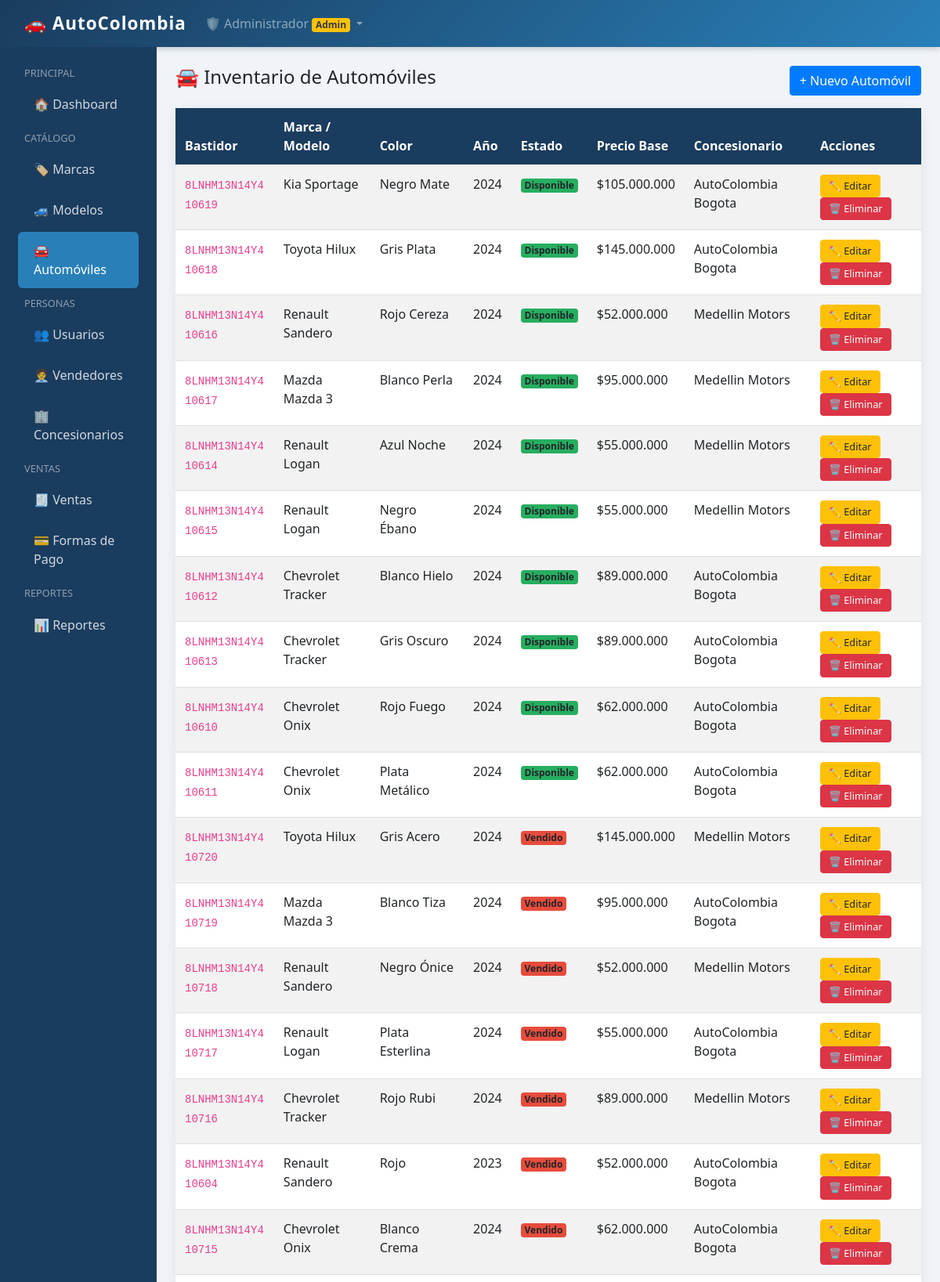
Page /app/view/admin/automoviles/listar.php (signed in, upper part) on the committed database.
### tables this page shows
CREATE TABLE automovil (
    num_bastidor     VARCHAR(17) PRIMARY KEY,
    id_modelo        INT NOT NULL,
    color            VARCHAR(50),
    anio_fabricacion YEAR,
    estado           ENUM('disponible','vendido','reservado') DEFAULT 'disponible',
    ubicacion        ENUM('concesionario','servicio_oficial') DEFAULT 'concesionario',
    id_concesionario INT NOT NULL,
    id_servicio      INT NULL,
    fecha_ingreso    DATE,
    FOREIGN KEY (id_modelo)
        REFERENCES modelo(id_modelo)
        ON UPDATE CASCADE ON DELETE RESTRICT,
    FOREIGN KEY (id_concesionario)
        REFERENCES concesionario(id_concesionario)
        ON UPDATE CASCADE ON DELETE RESTRICT,
    FOREIGN KEY (id_servicio)
        REFERENCES servicio_oficial(id_servicio)
        ON UPDATE CASCADE ON DELETE SET NULL
);

CREATE TABLE marca (
    id_marca    INT AUTO_INCREMENT PRIMARY KEY,
    nombre      VARCHAR(50) NOT NULL UNIQUE,
    pais_origen VARCHAR(50),
    descripcion TEXT
);

CREATE TABLE modelo (
    id_modelo        INT AUTO_INCREMENT PRIMARY KEY,
    nombre           VARCHAR(100) NOT NULL,
    id_marca         INT NOT NULL,
    precio_base      DECIMAL(12,2) NOT NULL,
    descuento        DECIMAL(5,2) DEFAULT 0.00,
    potencia_fiscal  DECIMAL(8,2),
    cilindrada       INT,
    tipo_combustible ENUM('gasolina','diesel','hibrido','electrico','gas'),
    num_puertas      INT,
    num_plazas       INT,
    descripcion      TEXT,
    activo           BOOLEAN DEFAULT TRUE,
    FOREIGN KEY (id_marca)
        REFERENCES marca(id_marca)
        ON UPDATE CASCADE ON DELETE RESTRICT
);

CREATE TABLE concesionario (
    id_concesionario INT AUTO_INCREMENT PRIMARY KEY,
    nombre           VARCHAR(100) NOT NULL,
    domicilio        VARCHAR(200) NOT NULL,
    nif              VARCHAR(20)  NOT NULL UNIQUE,
    telefono         VARCHAR(20),
    email            VARCHAR(100)
);

### config/conexionBD.php (called while the page is built)
<?php
class Conectar
{
    public static function conec()
    {
        $host = "localhost";
        $user = "root";
        $pass = "admin";
        $db_name = "concesionario_db";
        $link = mysqli_connect($host, $user, $pass)
            or die("ERROR al conectar a MySQL: " . mysqli_connect_error());
        mysqli_select_db($link, $db_name)
            or die("ERROR al seleccionar la BD: " . mysqli_error($link));
        mysqli_set_charset($link, "utf8");
        return $link;
    }
}

### app/model/auto.php (called while the page is built, shortened)
<?php
require_once __DIR__ . '/../../config/conexionBD.php';
class Auto
{
    public function listar()
    {
        $sql = "SELECT a.*,
                       mo.nombre    AS nombre_modelo,
                       ma.nombre    AS nombre_marca,
                       mo.precio_base,
                       c.nombre     AS nombre_concesionario
                FROM automovil a
                INNER JOIN modelo mo        ON a.id_modelo        = mo.id_modelo
                INNER JOIN marca  ma        ON mo.id_marca         = ma.id_marca
                INNER JOIN concesionario c  ON a.id_concesionario  = c.id_concesionario
                ORDER BY a.fecha_ingreso DESC";
        $res = mysqli_query(Conectar::conec(), $sql);
        $data = [];
        while ($row = mysqli_fetch_assoc($res)) {
            $data[] = $row;
        }
        return $data;
    }
}

### app/view/admin/automoviles/listar.php (the view, shortened to what this page needs)
<!doctype html>
<html lang="es">
<head>
    <link rel="stylesheet" href="/ProyFinal/public/css/bootstrap.min.css">
    <link rel="stylesheet" href="/ProyFinal/public/css/sweetalert2.min.css">
    <link rel="stylesheet" href="/ProyFinal/public/css/style.css">
</head>
<body>
<?php
require_once __DIR__ . '/../../../../app/model/auto.php';
$obj           = new Auto();
$automoviles   = $obj->listar();
$es_admin = ($_SESSION['perfil'] === 'admin');
?>
<?php include('../navbar.php'); ?>
        <main class="col-md-10 ms-sm-auto px-4 py-4">
            <div class="d-flex justify-content-between align-items-center mb-3">
                <h4>🚘 Inventario de Automóviles</h4>
                <?php if ($es_admin): ?>
                <button class="btn btn-primary" data-bs-toggle="modal" data-bs-target="#modalAuto">
                    + Nuevo Automóvil
                </button>
                <?php endif; ?>
            </div>
            <div class="card">
                <div class="card-body p-0">
                    <div class="table-responsive">
                        <table class="table table-hover table-striped mb-0">
                            <thead>
                                <tr>
                                    <th>Bastidor</th>
                                    <th>Marca / Modelo</th>
                                    <th>Color</th>
                                    <th>Año</th>
                                    <th>Estado</th>
                                    <th>Precio Base</th>
                                    <th>Concesionario</th>
                                    <?php if ($es_admin): ?><th>Acciones</th><?php endif; ?>
                                </tr>
                            </thead>
                            <tbody>
                            <?php if (empty($automoviles)): ?>
                                <tr><td colspan="8" class="text-center py-3 text-muted">No hay automóviles registrados</td></tr>
                            <?php else: ?>
                            <?php foreach ($automoviles as $a): ?>
                                <tr>
                                    <td><code><?= htmlspecialchars($a['num_bastidor']) ?></code></td>
                                    <td><?= htmlspecialchars($a['nombre_marca'] . ' ' . $a['nombre_modelo']) ?></td>
                                    <td><?= htmlspecialchars($a['color']) ?></td>
                                    <td><?= $a['anio_fabricacion'] ?></td>
                                    <td>
                                        <?php
                                        $badges = [
                                            'disponible' => 'badge-disponible',
                                            'vendido'    => 'badge-vendido',
                                            'reservado'  => 'badge-reservado'
                                        ];
                                        $cls = $badges[$a['estado']] ?? 'bg-secondary';
                                        ?>
                                        <span class="badge <?= $cls ?>"><?= ucfirst($a['estado']) ?></span>
                                    </td>
                                    <td>$<?= number_format($a['precio_base'], 0, ',', '.') ?></td>
                                    <td><?= htmlspecialchars($a['nombre_concesionario']) ?></td>
                                    <?php if ($es_admin): ?>
                                    <td>
                                        <button class="btn btn-warning btn-accion"
                                            onclick="abrirEditar(
                                                '<?= htmlspecialchars($a['num_bastidor'], ENT_QUOTES) ?>',
                                                <?= $a['id_modelo'] ?>,
                                                '<?= htmlspecialchars($a['color'], ENT_QUOTES) ?>',
                                                <?= $a['anio_fabricacion'] ?>,
                                                '<?= $a['estado'] ?>',
                                                '<?= $a['ubicacion'] ?>',
                                                <?= $a['id_concesionario'] ?>,
                                                <?= $a['id_servicio'] ?? 'null' ?>,
                                                '<?= $a['fecha_ingreso'] ?>'
                                            )">✏️ Editar</button>
                                        <button class="btn btn-danger btn-accion"
                                            onclick="confirmarEliminar('<?= htmlspecialchars($a['num_bastidor'], ENT_QUOTES) ?>')">
                                            🗑️ Eliminar
                                        </button>
                                    </td>
                                    <?php endif; ?>
                                </tr>
                            <?php endforeach; ?>
                            <?php endif; ?>
                            </tbody>
                        </table>
                    </div>
                </div>
            </div>
        </main>
    </div>
</div>
</body>
</html>

### public/css/style.css (style rules this page uses)
:root { --color-primario: #1a3c5e; --color-secundario: #2980b9; --color-acento: #e74c3c; --color-fondo: #f0f4f8; --color-blanco: #ffffff; }
body { background-color: var(--color-fondo); font-family: 'Segoe UI', Tahoma, Geneva, Verdana, sans-serif; }
.card { border: none; border-radius: 12px; box-shadow: 0 4px 16px rgba(0, 0, 0, 0.08); }
.table thead th { background-color: var(--color-primario); color: var(--color-blanco); border: none; }
.btn-accion { padding: 4px 10px; font-size: 0.8rem; }
.badge-disponible { background-color: #27ae60; }
.badge-vendido { background-color: #e74c3c; }

### rows in the picture
automovil: num_bastidor "8LNHM13N14Y410619", marca.nombre "Kia Sportage", color "Negro Mate", anio_fabricacion "2024", estado "Disponible", id_modelo.precio_base "105.000.000", id_concesionario.nombre "AutoColombia Bogota"
automovil: num_bastidor "8LNHM13N14Y410618", marca.nombre "Toyota Hilux", color "Gris Plata", anio_fabricacion "2024", estado "Disponible", id_modelo.precio_base "145.000.000", id_concesionario.nombre "AutoColombia Bogota"
automovil: num_bastidor "8LNHM13N14Y410616", marca.nombre "Renault Sandero", color "Rojo Cereza", anio_fabricacion "2024", estado "Disponible", id_modelo.precio_base "52.000.000", id_concesionario.nombre "Medellin Motors"
automovil: num_bastidor "8LNHM13N14Y410617", marca.nombre "Mazda Mazda 3", color "Blanco Perla", anio_fabricacion "2024", estado "Disponible", id_modelo.precio_base "95.000.000", id_concesionario.nombre "Medellin Motors"
automovil: num_bastidor "8LNHM13N14Y410614", marca.nombre "Renault Logan", color "Azul Noche", anio_fabricacion "2024", estado "Disponible", id_modelo.precio_base "55.000.000", id_concesionario.nombre "Medellin Motors"
automovil: num_bastidor "8LNHM13N14Y410615", marca.nombre "Renault Logan", color "Negro Ébano", anio_fabricacion "2024", estado "Disponible", id_modelo.precio_base "55.000.000", id_concesionario.nombre "Medellin Motors"
automovil: num_bastidor "8LNHM13N14Y410612", marca.nombre "Chevrolet Tracker", color "Blanco Hielo", anio_fabricacion "2024", estado "Disponible", id_modelo.precio_base "89.000.000", id_concesionario.nombre "AutoColombia Bogota"
automovil: num_bastidor "8LNHM13N14Y410613", marca.nombre "Chevrolet Tracker", color "Gris Oscuro", anio_fabricacion "2024", estado "Disponible", id_modelo.precio_base "89.000.000", id_concesionario.nombre "AutoColombia Bogota"
automovil: num_bastidor "8LNHM13N14Y410610", marca.nombre "Chevrolet Onix", color "Rojo Fuego", anio_fabricacion "2024", estado "Disponible", id_modelo.precio_base "62.000.000", id_concesionario.nombre "AutoColombia Bogota"
automovil: num_bastidor "8LNHM13N14Y410611", marca.nombre "Chevrolet Onix", color "Plata Metálico", anio_fabricacion "2024", estado "Disponible", id_modelo.precio_base "62.000.000", id_concesionario.nombre "AutoColombia Bogota"
automovil: num_bastidor "8LNHM13N14Y410720", marca.nombre "Toyota Hilux", color "Gris Acero", anio_fabricacion "2024", estado "Vendido", id_modelo.precio_base "145.000.000", id_concesionario.nombre "Medellin Motors"
automovil: num_bastidor "8LNHM13N14Y410719", marca.nombre "Mazda Mazda 3", color "Blanco Tiza", anio_fabricacion "2024", estado "Vendido", id_modelo.precio_base "95.000.000", id_concesionario.nombre "AutoColombia Bogota"
automovil: num_bastidor "8LNHM13N14Y410718", marca.nombre "Renault Sandero", color "Negro Ónice", anio_fabricacion "2024", estado "Vendido", id_modelo.precio_base "52.000.000", id_concesionario.nombre "Medellin Motors"
automovil: num_bastidor "8LNHM13N14Y410717", marca.nombre "Renault Logan", color "Plata Esterlina", anio_fabricacion "2024", estado "Vendido", id_modelo.precio_base "55.000.000", id_concesionario.nombre "AutoColombia Bogota"
automovil: num_bastidor "8LNHM13N14Y410716", marca.nombre "Chevrolet Tracker", color "Rojo Rubi", anio_fabricacion "2024", estado "Vendido", id_modelo.precio_base "89.000.000", id_concesionario.nombre "Medellin Motors"
automovil: num_bastidor "8LNHM13N14Y410604", marca.nombre "Renault Sandero", color "Rojo", anio_fabricacion "2023", estado "Vendido", id_modelo.precio_base "52.000.000", id_concesionario.nombre "AutoColombia Bogota"
automovil: num_bastidor "8LNHM13N14Y410715", marca.nombre "Chevrolet Onix", color "Blanco Crema", anio_fabricacion "2024", estado "Vendido", id_modelo.precio_base "62.000.000", id_concesionario.nombre "AutoColombia Bogota"

### other values in the picture
$_SESSION['nombre'] "Administrador"
